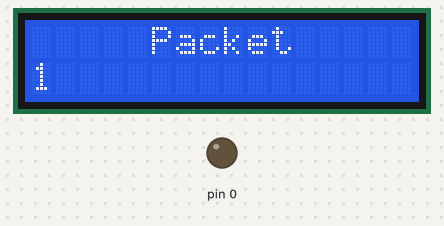
The sketch below on a simulated Arduino Uno, built with avr-gcc and run on an emulated ATmega328P. On the bench: 16×2 character LCD, output pins drawn as LEDs (lit = HIGH). Random numbers use the default seed unless the sketch sets one.

Above: at 0.1 s.
At 2.1 s:
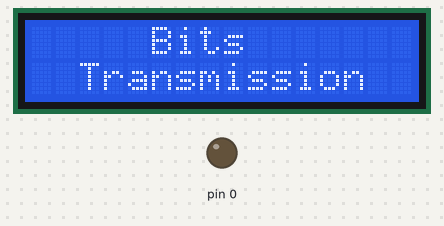
At 4.1 s:
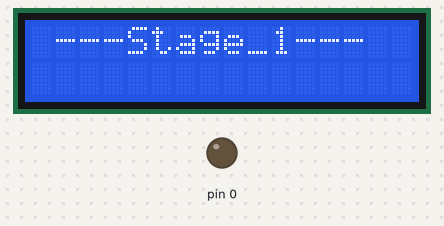
At 6.38 s:
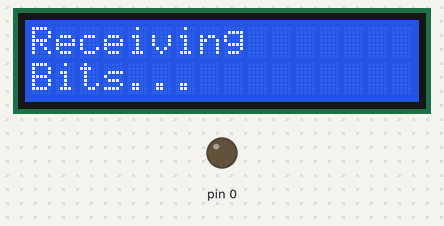
At 19.1 s:
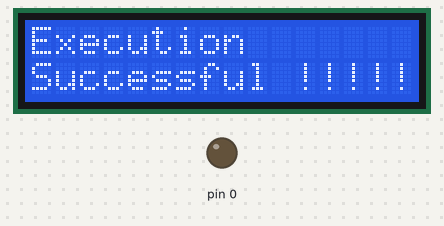
At 28.7 s:
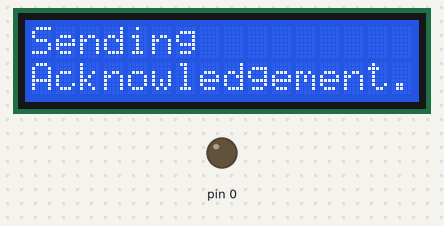

The sketch:

HalfDuplexPacketTransmission-StopandWaitProtocol.ino
```cpp
#include <Adafruit_NeoPixel.h>
#include <LiquidCrystal.h>

Adafruit_NeoPixel pixels = Adafruit_NeoPixel(64, 0, NEO_GRB + NEO_KHZ800);  //led declare syntax

int r = 0;
int g = 0;
int b = 0;

LiquidCrystal lcd(1,2,3,4,5,6,7,8,9,10);  //lcd declaration
void setup() {
  // put your setup code here, to run once:
lcd.begin(16,2);
pinMode(0,OUTPUT);
for(int s=1;s<100;s++)
  {
    lcd.setCursor(0,0);
    lcd.print("     Packet     ");
    lcd.setCursor(0,1);
    lcd.print(s);
    delay (2000);

  lcd.setCursor(0,0);
  lcd.print("     Bits     ");
  lcd.setCursor(0,1);
  lcd.print("  Transmission  ");
  delay(2000);
  lcd.clear();
  //--------------------------------------------
  lcd.setCursor(0,0);
  lcd.print(" ---Stage_1--- ");
  delay (2000);
  lcd.clear();
//--------------------------------------------
  lcd.setCursor(0,0);
  lcd.print("Creating");
  lcd.setCursor(0,1);
  lcd.print("Bits...");
  for(int i=0;i<=23;i++)
  {
    setColor();
    pixels.setPixelColor(i, pixels.Color(r,g,b));
    pixels.show();
    delay(1);


  }
//--------------------------------------------
  lcd.clear();
  lcd.print("Transmitting");
  lcd.setCursor(0,1);
  lcd.print("Bits...");
  //--------------------------------------------
  for(int i=0;i<16;i++)
  {
    pixels.setPixelColor(i, pixels.Color(0,0,0));
    pixels.show();
    delay(1);

  for(int j=i+24;j<=i+25;j++)
    {
      setColor();
      pixels.setPixelColor(j, pixels.Color(r,g,b));
      pixels.show();
      delay(1);
        break;
     }
  }
  //--------------------------------------------
  lcd.clear();
  lcd.setCursor(0,0);
  lcd.print("Receiving");
  lcd.setCursor(0,1);
  lcd.print("Bits...");
  for(int i=16;i<=23;i++)
  {
    pixels.setPixelColor(i, pixels.Color(0,0,0));
    pixels.show();
    delay(1);

    for(int k=i+35;k<=i+36;k++)
    {
        setColor();
      pixels.setPixelColor(k, pixels.Color(r,g,b));
      pixels.show();
      delay(1);
        break;
     }
  }

 for(int i=24;i<=29;i++)
 {
    pixels.setPixelColor(i, pixels.Color(0,0,0));
    pixels.show();
    delay(1);

    for(int j=i+35;j<=i+36;j++)
    {
        setColor();
      pixels.setPixelColor(j, pixels.Color(r,g,b));
      pixels.show();
      delay(1);
        break;
     }
 }


 for(int i=29;i<=39;i++)
 {
    pixels.setPixelColor(i, pixels.Color(0,0,0));
    pixels.show();
    delay(1);

    for(int j=i+11;j<=i+12;j++)
    {
        setColor();
      pixels.setPixelColor(j, pixels.Color(r,g,b));
      pixels.show();
      delay(1);
        break;
     }
 }
//--------------------------------------------
lcd.clear();
  lcd.setCursor(0,0);
  lcd.print("Bits");
  lcd.setCursor(0,1);
  lcd.print("Received !!!");
  delay(1);
//--------------------------------------------
  for(int i=40;i<=63;i++)
  {
    pixels.setPixelColor(i, pixels.Color(0,0,0));
    pixels.show();
    delay(1);
  }

//--------------------------------------------
  lcd.clear();
  lcd.print(" ---Stage_2--- ");
  delay (1);
  lcd.clear();
//--------------------------------------------
  lcd.setCursor(0,0);
  lcd.print("Preparing");
  lcd.setCursor(0,1);
  lcd.print("Acknowledgement...");
  for(int i=51;i>=40;i--)
  {
    setColor1();
    pixels.setPixelColor(i, pixels.Color(r,g,b));
    pixels.show();
    delay(1);
  }
  for(int i=63;i>=52;i--)
  {
    setColor1();
    pixels.setPixelColor(i, pixels.Color(r,g,b));
    pixels.show();
    delay(1);
  }
//--------------------------------------------
  lcd.clear();
  lcd.setCursor(0,0);
  lcd.print("Sending ");
  lcd.setCursor(0,1);
  lcd.print("Acknowledgement...");
    for(int i=51;i>=40;i--)
    {
      pixels.setPixelColor(i, pixels.Color(0,0,0));
      pixels.show();
      delay(500);
      for(int j=i-12;j>=i-13;j--)
      {
        setColor1();
        pixels.setPixelColor(j, pixels.Color(r,g,b));
        pixels.show();
        delay(1);
          break;
      }

    }

  for(int i=63;i>=52;i--)
    {
      pixels.setPixelColor(i, pixels.Color(0,0,0));
      pixels.show();
      delay(500);
      for(int j=i-37;j>=i-38;j--)
      {
        setColor1();
        pixels.setPixelColor(j, pixels.Color(r,g,b));
        pixels.show();
        delay(1);
          break;
      }

    }
//--------------------------------------------
  lcd.clear();
  lcd.setCursor(0,0);
  lcd.print("Receiving");
  lcd.setCursor(0,1);
  lcd.print("Acknowledgement...");
//--------------------------------------------

 for(int i=39;i>=24;i--)
 {
    pixels.setPixelColor(i, pixels.Color(0,0,0));
    pixels.show();
    delay(1);

    for(int j=i-24;j<=i-23;j--)
    {
        setColor1();
      pixels.setPixelColor(j, pixels.Color(r,g,b));
      pixels.show();
      delay(1);
        break;
     }
 }
 //--------------------------------------------
  lcd.clear();
  lcd.setCursor(0,0);
  lcd.print("Acknowledgement...");
  lcd.setCursor(0,1);
  lcd.print("Received");
//--------------------------------------------
  delay(1);
//--------------------------------------------
  for(int i=23;i>=0;i--)
  {
    pixels.setPixelColor(i, pixels.Color(0,0,0));
    pixels.show();
    delay(1);
  }
//--------------------------------------------
  lcd.clear();
  lcd.setCursor(0,0);
  lcd.print("Execution");
  lcd.setCursor(0,1);
  lcd.print("Successful !!!!!");
  delay (3000);
  lcd.clear();
  }
}

void loop() {

}

//--------------------------------------------
void setColor1()
{
  r = random(255);
  g = random(0);
  b = random(0);
}
//--------------------------------------------
void setColor()
{
  r = random(0);
  g = random(255);
  b = random(0);
}
```

Measured:
- what the display in image 1 shows lasts 2.0 s, from 2.1 s to 4.1 s
- what the display in image 4 shows lasts 3.0 s, from 19.0 s to 22.0 s
